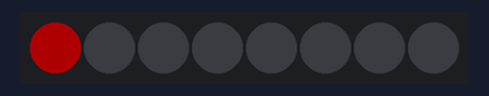
Bench run of a sketch on a simulated Arduino Uno, built with avr-gcc and run on an emulated ATmega328P. On the bench: 8 RGB LEDs in strip order, left to right. Dim RGB values are drawn brighter than linear.

Above: at 0.1 s.
At 1.1 s:
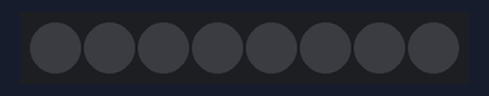
Timing chart, 0 to 130.0 s (numbered marks = the images above):
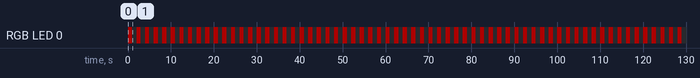

Measured:
- by itself, RGB LED 0: alternates RGB(50, 0, 0) for 1.0 s and off for 1.0 s

The sketch:

L1_Un_Solo_Pixel.ino
```cpp
/*
 * INSANI ROBOTICS - FUNDAMENTOS F4
 * Lección 1: Hola Neopixel (Control Básico)
 * ------------------------------------------------
 * Objetivo: Encender el primer LED de una tira inteligente.
 * Requisito: Tener instalada la librería "Adafruit NeoPixel".
 */

#include <Adafruit_NeoPixel.h>

// --- CONFIGURACIÓN ---
const int PIN_DATOS = 6;  // El pin donde conectamos el cable de datos (DIN)
const int NUM_LEDS  = 8;  // ¿Cuántos LEDs tiene tu tira? (Pon 1 si solo tienes uno)

// CREACIÓN DEL OBJETO (Instancia)
// Esto le dice a Arduino: "Crea una tira llamada 'tira' con estas características"
Adafruit_NeoPixel tira(NUM_LEDS, PIN_DATOS, NEO_GRB + NEO_KHZ800);

void setup() {
  tira.begin();           // Inicia la comunicación de datos
  tira.show();            // Apaga todos los LEDs al inicio (por seguridad)
  tira.setBrightness(50); // Ajusta el brillo al 50% (Ahorra energía y cuida los ojos)
}

void loop() {
  // Vamos a encender el PRIMER LED (El LED número 0)

  // Paso 1: Preparamos el color en la memoria (Rojo)
  // Sintaxis: (Posición, Rojo, Verde, Azul)
  tira.setPixelColor(0, 255, 0, 0);

  // Paso 2: Enviamos la orden a la tira
  tira.show();

  delay(1000); // Esperamos 1 segundo

  // Paso 3: Lo apagamos (Color negro es 0,0,0)
  tira.setPixelColor(0, 0, 0, 0);
  tira.show(); // ¡No olvides el show()!

  delay(1000);
}
```
